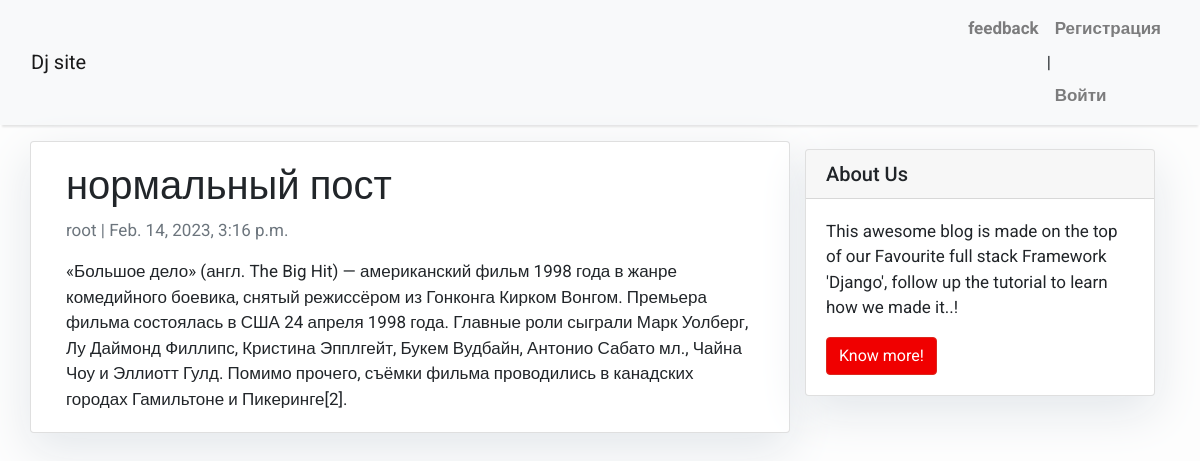
The page /normalnyj-post/ on the database its author committed.
### blog/models.py (models this page shows, shortened)
class Post(models.Model):
    title = models.CharField(max_length=200, unique=True)
    slug = models.SlugField(max_length=200, unique=True)
    author = models.ForeignKey(
        User, on_delete=models.CASCADE, related_name="blog_posts"
    )
    updated_on = models.DateTimeField(auto_now=True)
    content = models.TextField()
    created_on = models.DateTimeField(auto_now_add=True)
    status = models.IntegerField(choices=STATUS, default=0)
    class Meta:
        ordering = ["-created_on"]

### blog/views.py (the view)
# urls.py: path('<slug:slug>/', views.PostDetail.as_view(), name='post_detail'),
class PostDetail(generic.DetailView):
    model = Post
    template_name = 'post_detail.html'

### blog/templates/post_detail.html
{% extends 'base.html' %} {% block content %}
<div class="container">
  <div class="row">
    <div class="col-md-8 card mb-4  mt-3 left  top">
      <div class="card-body">
        <h1>{% block title %} {{ object.title }} {% endblock title %}</h1>
        <p class=" text-muted">{{ post.author }} | {{ post.created_on }}</p>
        <p class="card-text ">{{ object.content | safe }}</p>
      </div>
    </div>
    {% block sidebar %} {% include 'sidebar.html' %} {% endblock sidebar %}
  </div>
</div>
{% endblock content %}

### blog/templates/base.html (style rules this page uses)
body { font-family: "Roboto", sans-serif; font-size: 17px; background-color: #fdfdfd; }

### blog/templates/sidebar.html (style rules this page uses)
.card { box-shadow: 0 16px 48px #E3E7EB; }

### rows shown on the page
Post: title "нормальный пост", author "root", created_on "Feb. 14, 2023, 3:16 p.m.", content "«Большое дело» (англ. The Big Hit) — американский фильм 1998 года в жанре комедийного боевика, снятый режиссёром из Гонконга Кирком Вонгом. Премьера фильма состоялась в США 24 апреля 1998 года. Главные роли сыграли Марк Уолберг, Лу Даймонд Филлипс, Кристина Эпплгейт, Букем Вудбайн, Антонио Сабато мл., Чайна Чоу и Эллиотт Гулд. Помимо прочего, съёмки фильма проводились в канадских городах Гамильтоне и Пикеринге[2]."
